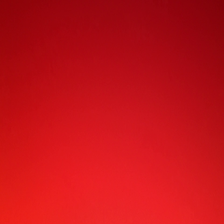
#> input picture rsz/S0002/Trial1_frames/0/frame8.png, 224 x 224 px, given in place of 0, which was not available; the run also reads 1 picture not shown here
$ jupyter execute --allow-errors check_flow.ipynb   (older library calls are emulated)
#> lines starting #> are read from the running program, lines starting #| are printed output that depends on the picture; pictures that were not available may be replaced by others from this repository, and a replacement may not be noted
### src/we_panic_utils/we_panic_utils/nn/processing.py
"""
A module for processing frames as a sequence
"""

from .data_load import buckets
from ..basic_utils.video_core import optical_flow_of_first_and_rest
import threading
import os
import random
random.seed(7)
import numpy as np

from keras.preprocessing.image import load_img, img_to_array
from keras.preprocessing.image import apply_transform, transform_matrix_offset_center
import keras.backend as K
from skimage.color import rgb2grey
from PIL import ImageEnhance
from PIL import Image as pil_image

from sklearn.preprocessing import MinMaxScaler

class threadsafe_iterator:
    """
    A class for threadsafe iteratio
    """
    def __init__(self, iterator):
        self.iterator = iterator
        self.lock = threading.Lock()

    def __iter__(self):
        return self

    def __next__(self):
        with self.lock:
            return next(self.iterator)


def threadsafe_generator(func):
    """ decorator """

    def gen(*a, **kw):
        return threadsafe_iterator(func(*a, **kw))

    return gen


# [200 lines left out: functions random_sequence_rotation, random_sequence_shift, random_sequence_shear, random_sequence_zoom, sequence_flip_axis, get_sample_frames and 3 more, not called in this run]


class FrameProcessor:
    """
    the one stop shop object for data frame sequence augmentation and generation

    usage example:
        train_proc = FrameProcessor(rotation_range=0.5, zoom_range=0.2)
        train_gen  = train_proc.frame_generator(filtered_training_paths, 'train')

    args:
        rotation_range : int - degree range for random rotations
        width_shift_Range : float - fraction of total width for horizontal shifts
        height_shift_range : float - fraction of total height for vertical shifts
        zoom_range : float - range for random zoom, lower_bd = 1 - zoom_range, upper_bd = 1 + zoom_range
        vertical_flip : bool - whether or not to flip vertically with prob 0.5
        horizontal_flip : bool - whether or not to flip horizontall with prob 0.5
        batch_size : int - the batch size
        shear_range: Float. Shear Intensity (Shear angle in counter-clockwise direction in degrees)
    """
    # [554 lines left out: functions __init__, testing_generator, testing_generator_v2, testing_generator_v3, test_generator_alt_optical_flow, train_generator_alt_optical_flow and 5 more, not called in this run]

### notebooks/check_flow.ipynb
[cell 1]
import we_panic_utils.nn.data_load as dl
import we_panic_utils.nn.processing as p
import matplotlib.pyplot as plt
import numpy as np
import matplotlib.animation as animation
import site
import os
import numpy as np
from PIL import Image

[cell 2]
frame_dir = "rsz/Sa102/Trial1_frames"
frames = sorted(os.listdir(frame_dir))
frames = frames[0:60]
#frames = [os.path.join(frame_dir,frame) for frame in frames]
frames = [np.asarray(Image.open(os.path.join(frame_dir,frame)).convert('L')) for frame in frames]
#frames = np.array(frames)
#frames.shape
#frames
#frames = np.array(frames)
#frames.shape
frames[0]

[cell 3]
def get_frames_from_dir(frame_dir):
    frames = sorted(os.listdir(frame_dir))
    frames = frames[0:60]
    frames = [np.asarray(Image.open(os.path.join(frame_dir,frame)).convert('L')) for frame in frames
             if frame!='flow_h' and frame != 'flow_v' and frame != '.DS_Store']
    return frames

[cell 4]
nb_frames = 60
def show_frame(num):
#> called with num = 0
    print(num)
    current = frames[num]
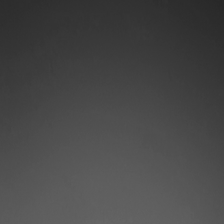
#> current: shape (224, 224); min 39, max 101, mean 71.7
    #img = Image.open(imgs[num])
    plt.imshow(np.asarray(current), cmap='gray')

#> (a cell that did not finish here is left out)

[cell 6]
plt.clf()
plt.axis('off')
fig = plt.figure()
ax = plt.Axes(fig, [0., 0., 1., 1.])
ax.set_axis_off()
fig.add_axes(ax)

anim = animation.FuncAnimation(fig,
                              show_frame,
                              nb_frames,
                              fargs=())
#> (the rest of this cell did not finish here and is left out)

#> `anim.save('s0002_fast.mp4', writer='ffmpeg', dpi=600, fps=30)`:
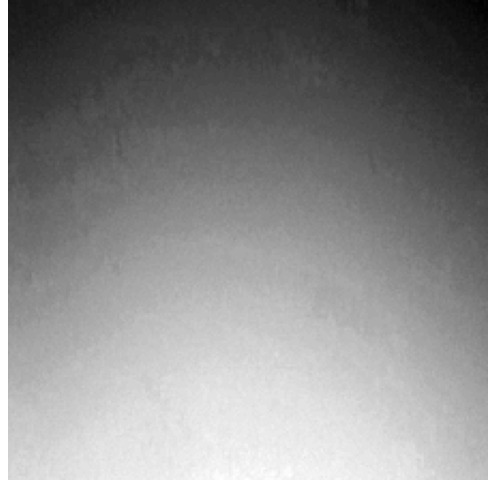
#> figure drawn by matplotlib, 1 panel
#> `anim.save('s0002_fast.mp4', writer='ffmpeg', dpi=600, fps=30)`:
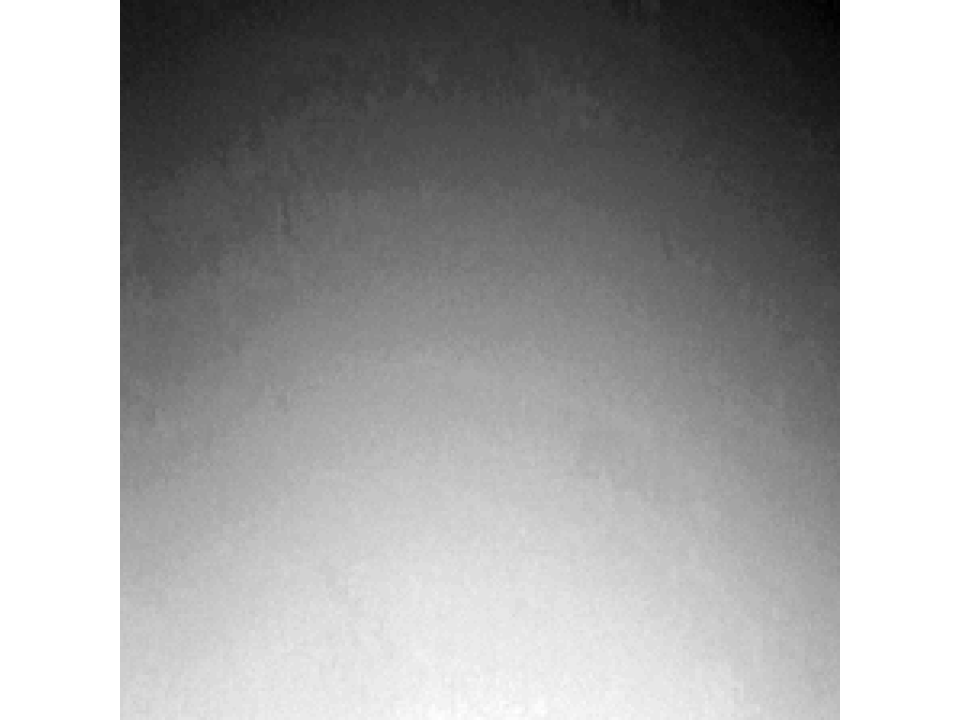
#> saved as s0002_fast.mp4: PIL image 3840x2880 RGBA (shown at 1/4 size); mean R, G, B, A 164.5, 164.5, 164.5, 255
